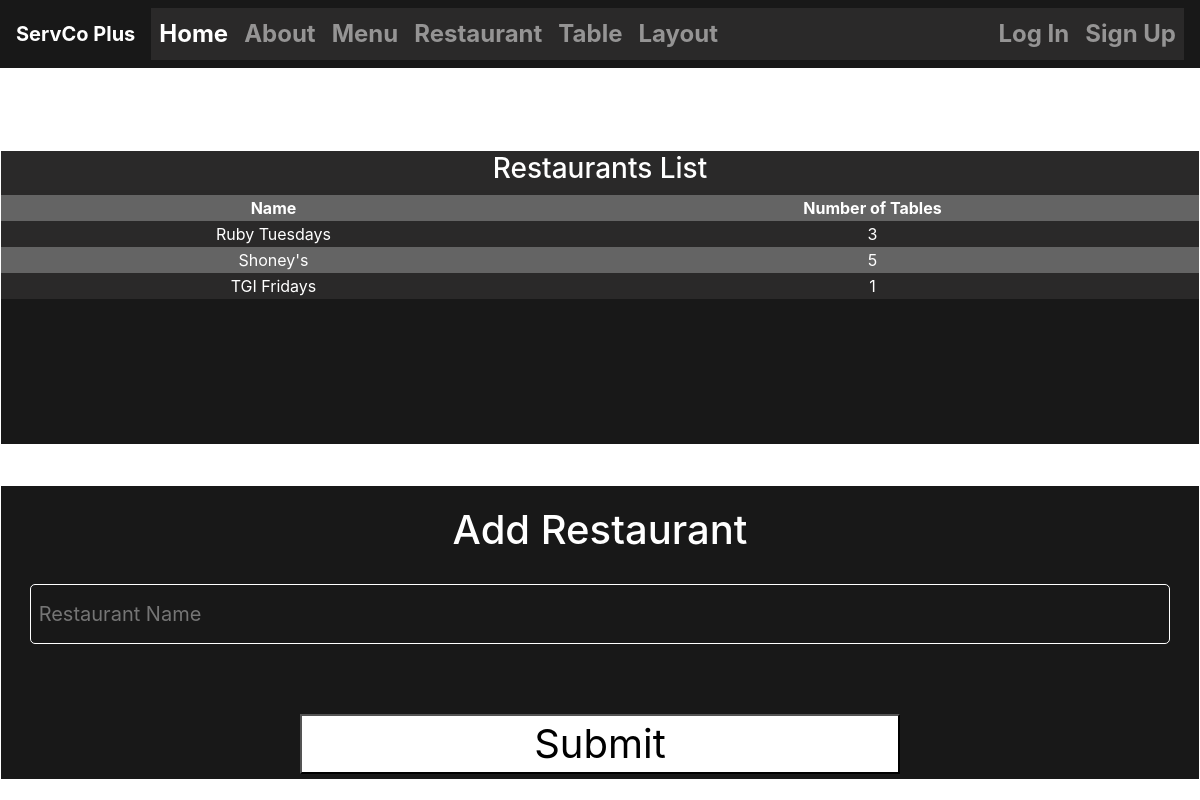
The app's page /restaurant/, older data.
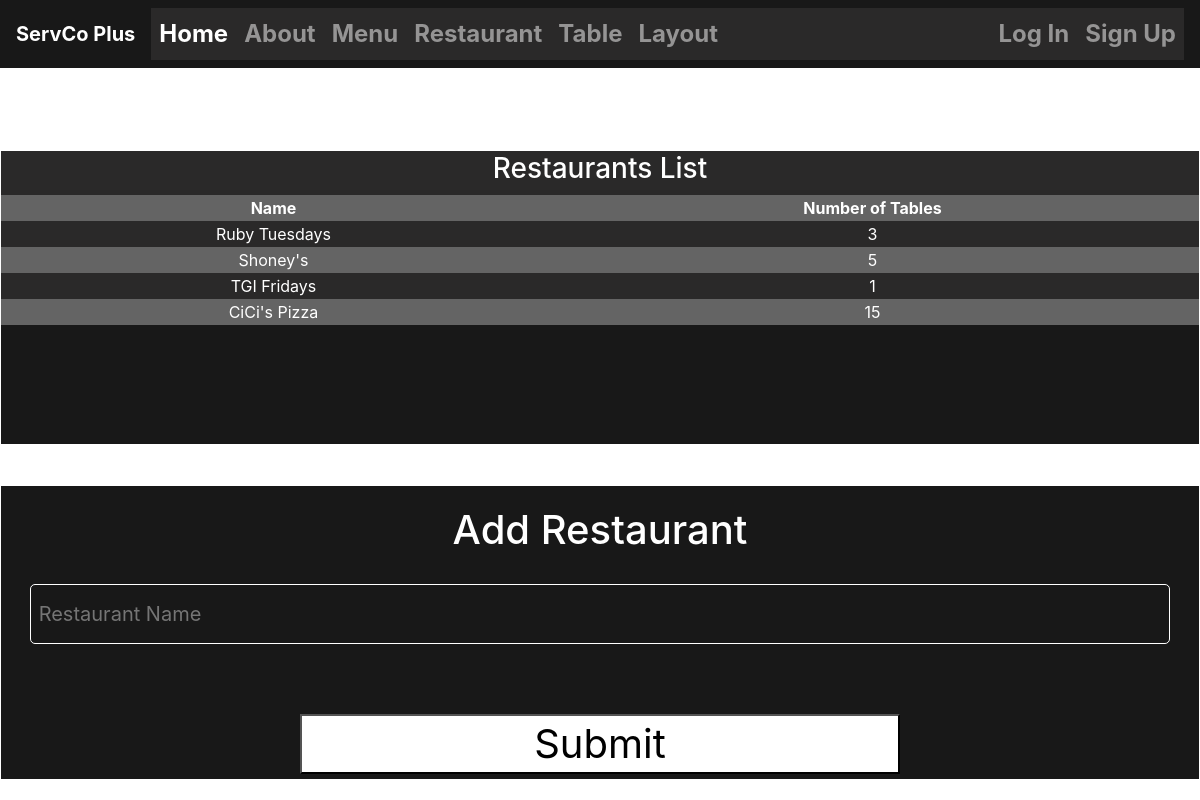
The same page, newer data.
### TMS/models.py (models this page shows, shortened)
class Restaurant(models.Model):
    id = models.AutoField(primary_key=True)
    name = models.CharField(max_length=30)
    numTables = models.PositiveIntegerField(editable=True, default=0)

### TMS/views.py (the view, shortened to what this page needs)
# urls.py: path("restaurant/", views.restaurant_view, name="restaurant"), # calls restaurant_view to display the restaurant page
def restaurant_view(request):
    form = SaveRestaurantProfile()
    restaurants = Restaurant.objects.all()
    return render(request, 'restaurant.html', {'restaurants': restaurants, 'form': form})

### TMS/forms.py
class SaveRestaurantProfile(forms.ModelForm):
      def __init__(self, *args, **kwargs):
            super().__init__(*args, **kwargs)
            self.fields['name'].widget.attrs.update({
                  'placeholder': ' Restaurant Name',
                  'class': 'form-input',
                  'style': 'background-color: transparent; border: 1px white solid; border-radius: 5px; font-size: 20px; color: white'
            })
      class Meta:
            model = Restaurant
            fields = ['name']

### TMS/templates/restaurant.html (shortened to what this page needs)
{% extends "base.html" %}
{% load static %}
{% block styles %}
<link rel="stylesheet" href="{% static 'myCSS/menu.css' %}">
{% endblock styles %}
{% block content %}
<div class="wrapper-restaurant wrapper-alt restaurant-display">
    <table>
        <th colspan="2"><h3>Restaurants List</h3></th>
        <tr>
            <th class="column_headers">Name</th>
            <th class="column_headers">Number of Tables</th>
        </tr>
    {% for restaurant in restaurants %}
    <tr>
        <td class="left-column">{{restaurant.name}}</td>
        <td class="right-column">{{restaurant.numTables}}</td>
    </tr>
    {% endfor %}
    </table>
</div>
<div class="wrapper-restaurant wrapper-alt">
    <form method="POST" action="{% url 'restaurant' %}">
        <h1>Add Restaurant</h1>
        <div class="input-field">
            {{form.name}}
        </div>
        <div>
            <button style="width:600px; height: 60px; font-size: 40px;">Submit</button>
        </div>
    </form>
</div>
{% endblock content %}

Row changes from the older to the newer data that the page shows:
added Restaurant: name "CiCi's Pizza", numTables "15"
